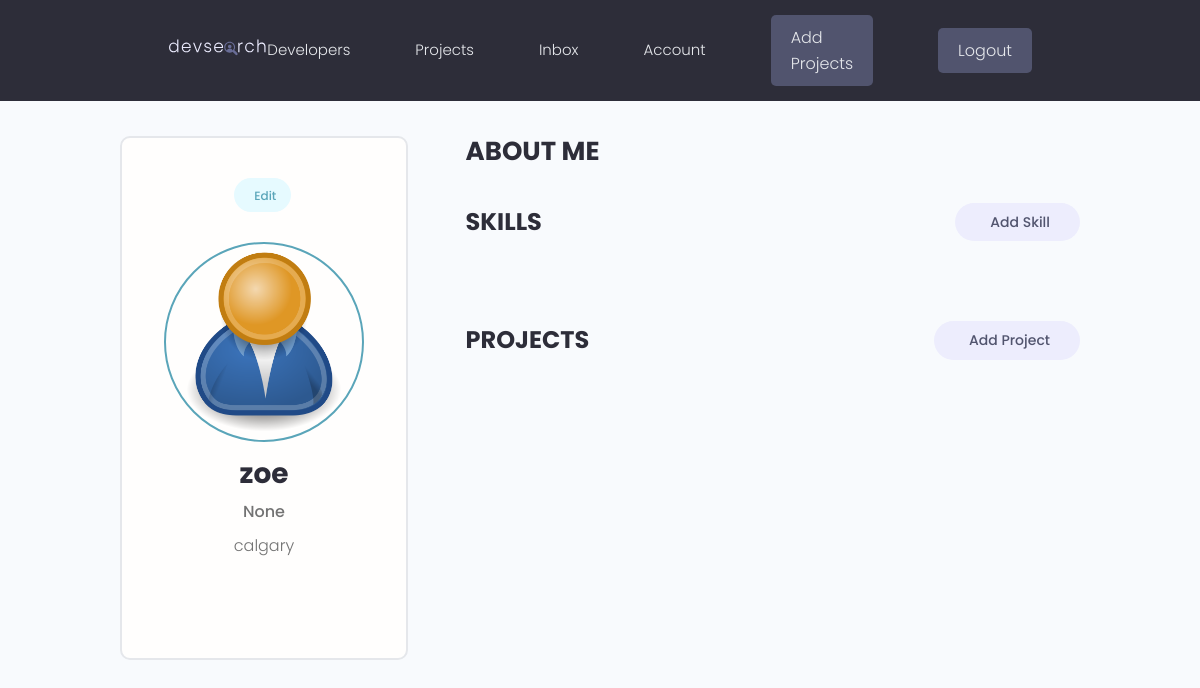
Page /account (signed in) on the earlier database version.
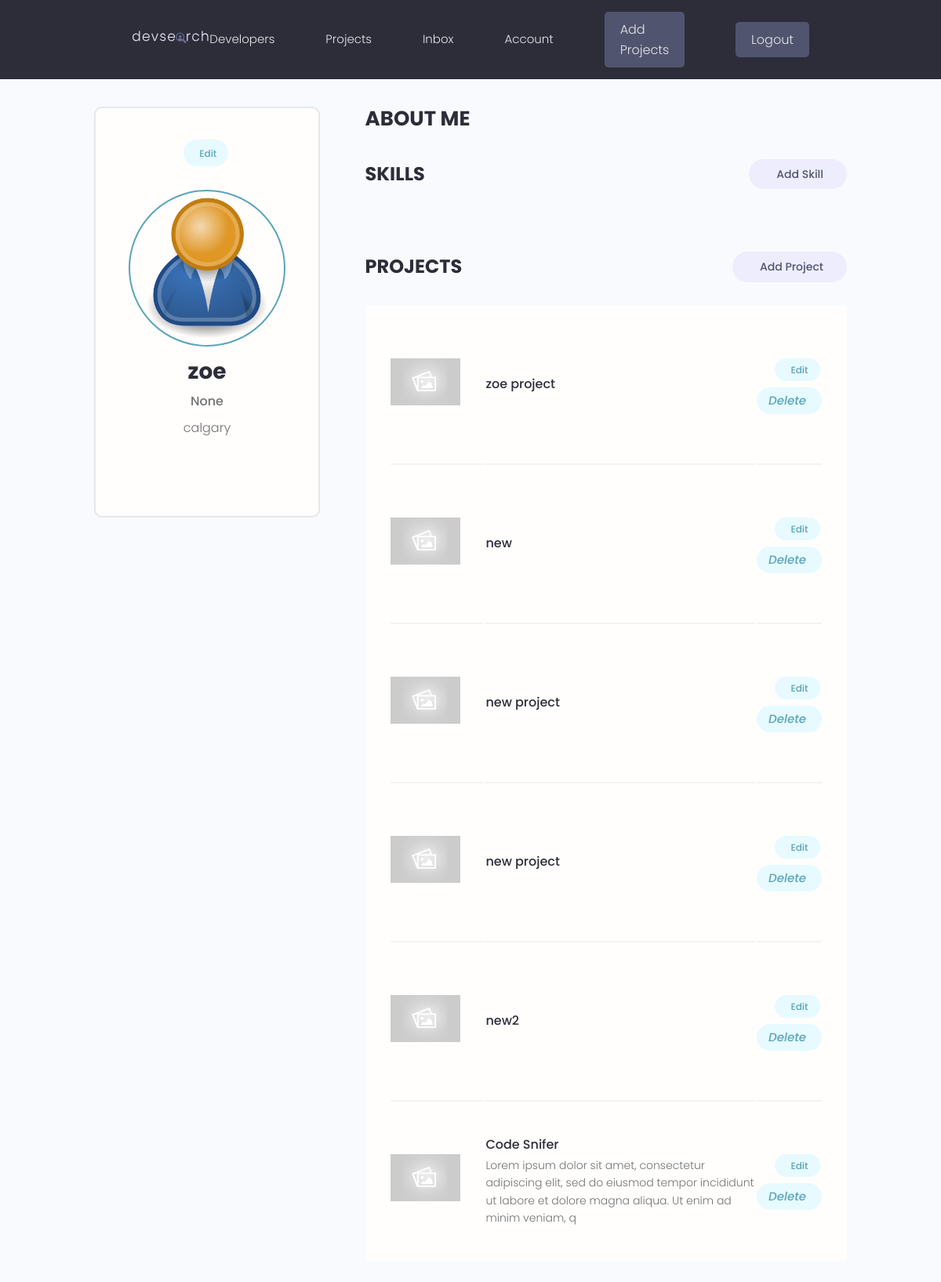
Same page on the later database version.
### projects/models.py (models this page shows, shortened)
class Projects(models.Model):
    owner = models.ForeignKey(
        Profile, null=True, blank=True, on_delete=models.SET_NULL)
    title = models.CharField(max_length=200)
    description = models.TextField(null=True, blank=True)
    featured_image = models.ImageField(
        null=True, blank=True, default="default.jpg")
    demo_link = models.CharField(max_length=2000, blank=True)
    source_link = models.CharField(max_length=2000, null=True, blank=True)
    tags = models.ManyToManyField('Tag', blank=True)
    vote_total = models.IntegerField(default=0, null=True, blank=True)
    vote_ratio = models.IntegerField(default=0, null=True, blank=True)
    created = models.DateTimeField(auto_now_add=True)
    id = models.UUIDField(default=uuid.uuid4, unique=True,
                          primary_key=True, editable=False)
    class Meta:
        ordering = ['-created']  # dash makes is ascending order

### users/views.py (the view)
# urls.py: path('account', views.userAccount, name="account"),
@login_required(login_url='login')
def userAccount(request):
    profile = request.user.profile
    skills = profile.skill_set.all()
    projects = profile.projects_set.all()
    context = {'profile': profile, 'skills': skills, 'projects': projects}
    return render(request, 'users/account.html', context)

### users/templates/users/account.html (shortened to what this page needs)
{% extends 'main.html' %}
{% block content %}
  <main class="settingsPage profile my-md">
    <div class="container">
      <div class="layout">
        <div class="column column--1of3">
          <div class="card text-center">
            <div class="card__body dev">
              <a class="tag tag--pill tag--main settings__btn" href="{% url 'edit-account' %}"> Edit</a>
              <img class="avatar avatar--xl dev__avatar" src="{{profile.profile_image.url}}" />
              <h2 class="dev__name">{{profile.name}}</h2>
              <p class="dev__title">{{profile.short_intro}}</p>
              <p class="dev__location">{{profile.location}}</p>
            </div>
          </div>
        </div>
        <div class="column column--2of3">
          <div class="devInfo">
            <h3 class="devInfo__title">About Me</h3>
          </div>
          <div class="settings">
            <h3 class="settings__title">Skills</h3>
            <a class="tag tag--pill tag--sub settings__btn tag--lg" href="{% url 'create-skill' %}"> Add Skill</a>
          </div>
          <div class="settings">
            <h3 class="settings__title">Projects</h3>
            <a class="tag tag--pill tag--sub settings__btn tag--lg" href="{% url 'create-project' %}"> Add Project</a>
          </div>
          <table class="settings__table">
            {% for project in projects %}
            <tr>
              <td class="settings__thumbnail">
                <a href="{% url 'project' project.id %}"><img src="{{project.featured_image.url}}" alt="Project Thumbnail" /></a>
              </td>
              <td class="settings__tableInfo">
                <a href="{% url 'project' project.id %}">{{project.title}}</a>
                <p>
                  {{project.description|slice:"150"}}
                </p>
              </td>
              <td class="settings__tableActions">
                <a class="tag tag--pill tag--main settings__btn" href="{% url 'update-project' project.id %}"> Edit</a>
                <a class="tag tag--pill tag--main settings__btn" href="{% url 'delete-project' project.id %}?next=/account"><i class="im im-x-mark-circle-o">Delete</i></a>
              </td>
            </tr>
           {% endfor %}
          </table>
        </div>
      </div>
    </div>
  </main>
 {% endblock content %}

Differences in the rows shown:
added Projects: featured_image (placeholder picture), title "zoe project"
added Projects: featured_image (placeholder picture), title "new"
added Projects: featured_image (placeholder picture), title "new project"
added Projects: featured_image (placeholder picture), title "new project"
added Projects: featured_image (placeholder picture), title "new2"
now on this page (row edited): Projects: featured_image (placeholder picture), title "Code Snifer", description "Lorem ipsum dolor sit amet, consectetur adipiscing elit, sed do eiusmod tempor incididunt ut labore et dolore magna aliqua. Ut enim ad minim veniam, q"
